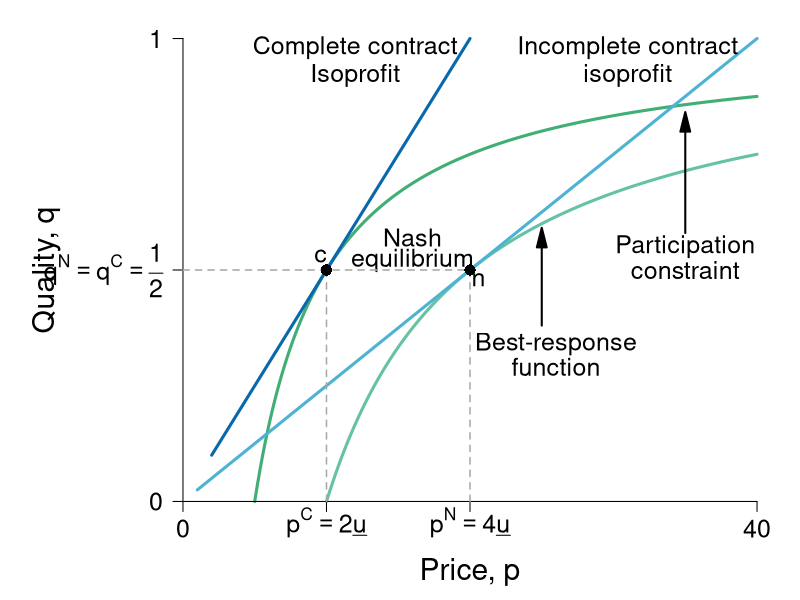

Here is the R script that generated this plot:
require(ggplot2)
require(shape)
pdf(file = "information_power/information_icc_pc.pdf", width = 9, height = 7)

#Set parameters for graphics
axislabelsize <- 1.8
labelsize <- 1.5
namesize <- 1.8
annotatesize <- 1.5
graphlinewidth <- 2
segmentlinewidth <- 1.5

COL <- c("#7fc97f", "#beaed4", "#fdc086", "#ffff99", "#386cb0", "#f0027f", "#bf5b17", "#666666")
COLA <- c("#e0f3db", "#99d8c9","#66c2a4","#41ae76", "#238b45", "#005824")
COLB <- c("#c6dbef", "#4eb3d3", "#2b8cbe", "#0868ac","#084081")
COLC <- c("#fcfbfd", "#efedf5", "#dadaeb", "#bcbddc", "#9e9ac8", "#807dba", "#6a51a3", "#54278f", "#3f007d")

isov <- function(p, delta = 5) {
  (p - delta)/p
}

brfFn <- function(p, delta = 5) {
  1 - (2 * delta) /p
}

solowCondition <- function(p, delta = 5){
  (p*(1/(8*delta)))
}

par(mar =  c(4, 8, 1, 1))
xlims <- c(0, 40)
ylims <- c(0, 1)


plot(0, 0, xlim = xlims, ylim = ylims, type = "n",
     xlab = expression(paste("")),
     ylab = expression(paste("")),
     xaxt = "n", yaxt = "n", cex.lab = axislabelsize, bty = "n")

mtext(expression(paste("Price, ", p)), side = 1, line = 2.5, cex = axislabelsize)
text(-9.5, 0.5*ylims[2], expression(paste("Quality, ", q)), xpd = TRUE, cex = axislabelsize, srt = 90) 


npts <- 500 
npts2 <- 501
#Specify the sequences of points for graphing. 
xx1 <- seq(10, xlims[2], length.out = npts)
xx2 <- seq(1, xlims[2], length.out = npts)
xx0 <- seq(5, xlims[2], length.out = npts)


#Draw the lines for the graphs
lines(xx0, isov(xx0, delta = 5), col = COLA[4], lwd = 3)
lines(xx1, brfFn(xx1), col = COLA[3], lwd = 3)
lines(xx2, solowCondition(xx2, delta = 5), col = COLB[2], lwd = 3)

#Customize ticks and labels for the plot
ticksy <- c(0, 0.5, 1)
ylabels <- c(0, expression(paste(q^N == q^C, phantom() == frac(1,2))), 1)
ticksx <- c(0, 10, 20, 40)
xlabels <- c(0, expression(paste(p^C == 2*underline("u"))), expression(p^N == paste(4*underline("u"))), 40)
axis(1, at = ticksx, pos = 0, labels = xlabels, cex.axis = labelsize)
axis(2, at = ticksy, pos = 0, labels = ylabels, las = 1, cex.axis = labelsize)

#Annotation of the three graphs and the NE
text(31, 0.98, expression(paste("Incomplete contract")), cex = annotatesize)
text(31, 0.92, expression(paste("isoprofit")), cex = annotatesize)
#text(31, 0.85, expression(paste(q == frac(p, 8*underline("u")))), cex = annotatesize)
text(26, 0.34, expression(paste("Best-response")), cex = annotatesize)
text(26, 0.29, expression(paste("function")), cex = annotatesize)
#text(25, 0.21, expression(paste(q == 1 - frac(2*underline("u"), p))), cex = annotatesize)
Arrows(25, 0.38, 25, 0.57, col = "black", lty = 1, lwd = 2, arr.type = "triangle")


text(16, 0.57, expression(paste("Nash")), cex = annotatesize)
text(16, 0.52, expression(paste("equilibrium")), cex = annotatesize)
text(20.6, 0.48, expression(paste("n")), cex = annotatesize)


text(12, 0.98, expression(paste("Complete contract")), cex = annotatesize)
text(12, 0.92, expression(paste("Isoprofit")), cex = annotatesize)
#text(12, 0.85, expression(paste(q == frac(p, 4*underline("u")))), cex = annotatesize)
text(35, 0.55, expression(paste("Participation")), cex = annotatesize)
text(35, 0.5, expression(paste("constraint")), cex = annotatesize)
#text(35, 0.42, expression(paste(q == 1 - frac(underline("u"), p))), cex = annotatesize)
Arrows(35, 0.58, 35, 0.82, col = "black", lty = 1, lwd = 2, arr.type = "triangle")


#Lines for the coordinates of the Nash equilbrium
segments(20, 0, 20, 0.5, lty = 2, col = "darkgray", lwd = segmentlinewidth)
segments(0, 0.5, 20, 0.5, lty = 2, col = "darkgray", lwd = segmentlinewidth)
segments(10, 0, 10, 0.5, lty = 2, col = "darkgray", lwd = segmentlinewidth)

#Iso-profit slope annotation
# text(25, 0.81, expression(paste("Slope = ", frac(1, 8*delta))))
# Arrows(25, 0.79, 25, 0.66, col = "black", lty = 1, lwd = 2, arr.type = "triangle")

#BRF Slope annotation
# text(25, 0.41, expression(paste("Slope = ", frac(2*delta, p^2))))
# Arrows(25, 0.43, 25, 0.56, col = "black", lty = 1, lwd = 2, arr.type = "triangle")

#Add a point for the NE
points(20, 0.5, pch = 16, col = "black", cex = 1.5)

#Add a ray and a point for d.  
segments(2, 0.1, 20, 1, lty = 1, lwd = 3, col = COLB[4])
points(10, 0.5, pch = 16, col = "black", cex = 1.5)
text(9.6, 0.53, expression(paste("c")), cex = annotatesize)

#Add a ray and a point for a. 
# segments(0, 0, 20, 0.25, lty = 2, lwd = 3, col = "darkgray")
# points(11.8, 0.15, pch = 16, col = "black", cex = 1.2)
# text(11.3, 0.17, expression(paste("c")))

dev.off()
